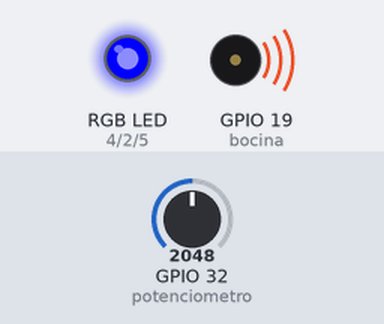
Recording of a sketch running on a simulated ESP32. Shown: an RGB LED mixed from three pins (HIGH = lit), buzzer (waves = sounding, pin HIGH). The test bench sets the inputs (shaded band); at power-on: GPIO 32 (potenciometro) = 2048. Dim RGB values are drawn brighter than linear.

Above: at 1.8 s.
1.9 s: GPIO 32 (potenciometro) set to 491
At 2.3 s:
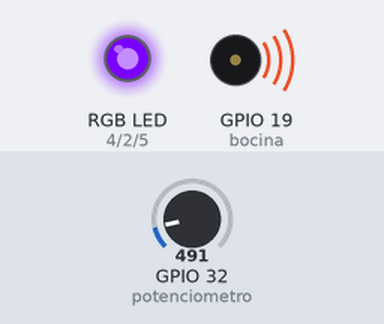
3.5 s: GPIO 32 (potenciometro) set to 428
At 5.0 s:
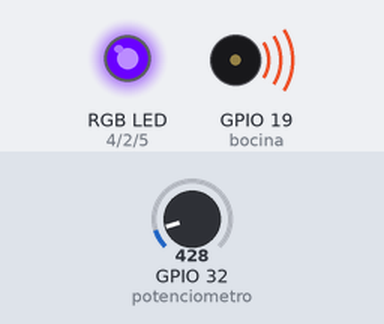
5.5 s: GPIO 32 (potenciometro) set to 405
At 6.5 s:
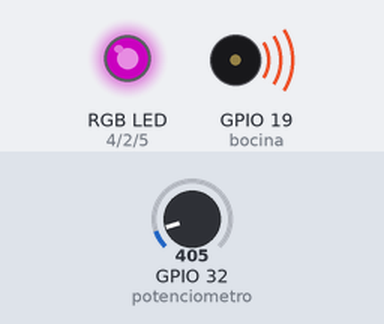
7.5 s: GPIO 32 (potenciometro) set to 160
At 9.2 s:
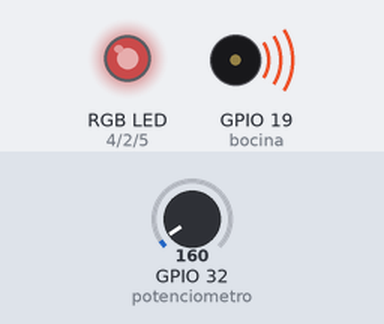
9.5 s: GPIO 32 (potenciometro) set to 0
At 10.8 s:
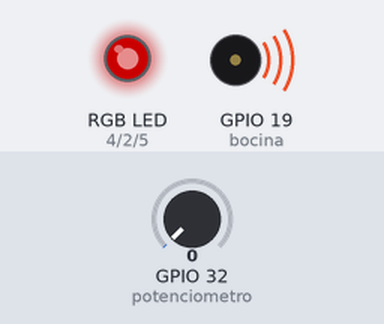
Timing chart, 0 to 12.5 s (numbered marks = the images above; inputs shaded):
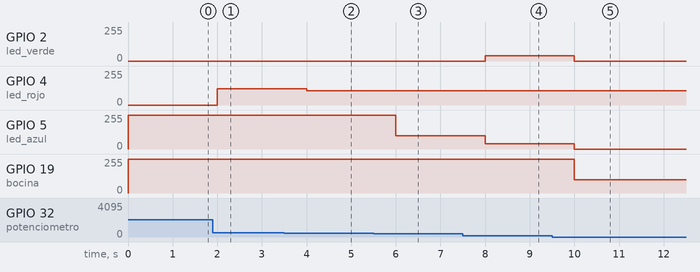

Measured:
- the behaviour switches between 406 and 405 on GPIO 32 (potenciometro) (found by bisection; images 2 and 3)
- after the input at 1.9 s, GPIO 4 (led_rojo): 0/255 → 122/255 after 0.10 s
- after the input at 3.5 s, GPIO 4 (led_rojo): 122/255 → 106/255 after 0.50 s
- after the input at 5.5 s, GPIO 5 (led_azul): 255/255 → 100/255 after 0.50 s
- after the input at 7.5 s, GPIO 2 (led_verde): 0/255 → 39/255 after 0.50 s; GPIO 5 (led_azul): 100/255 → 39/255 after 0.50 s
- after the input at 9.5 s, GPIO 2 (led_verde), GPIO 5 (led_azul): 39/255 → 0/255 after 0.50 s; GPIO 19 (bocina): 255/255 → 100/255 after 0.50 s

The sketch:

2.1.ino
```cpp
int bocina = 19;
int potenciometro = 32;
int led_verde=2;
int led_rojo=4;
int led_azul=5;
float vpot;
int Fmin= 100; int Fmax = 5000;
void setup() {
  pinMode(led_verde, OUTPUT);
  pinMode(led_rojo, OUTPUT);
  pinMode(led_azul, OUTPUT);
pinMode(bocina, OUTPUT);
pinMode(potenciometro, INPUT);
}
void loop() {
vpot = analogRead(potenciometro);
float intensidad=map(vpot,0,1023,0,255);
float frecuencia = map(vpot, 0, 1023, Fmin, Fmax);
analogWrite(bocina,frecuencia);
 if (intensidad<100){analogWrite(led_verde,intensidad);}
 if (intensidad<200 && intensidad>100  ){analogWrite(led_rojo,intensidad);}
 else {analogWrite(led_azul,intensidad);}
delay(1000);
}
```
